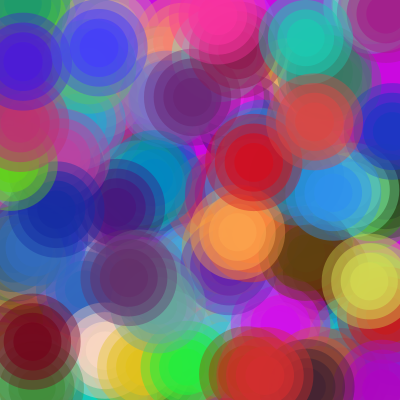
Frame 1 (no input)
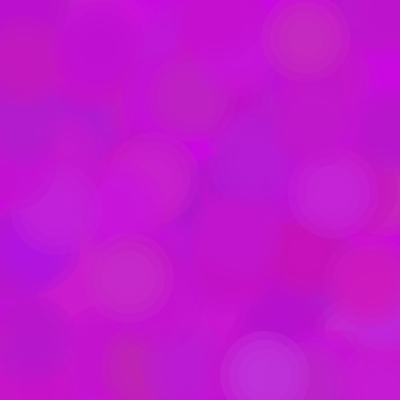
Frame 60 (the mouse pressed at the canvas centre just before this capture)
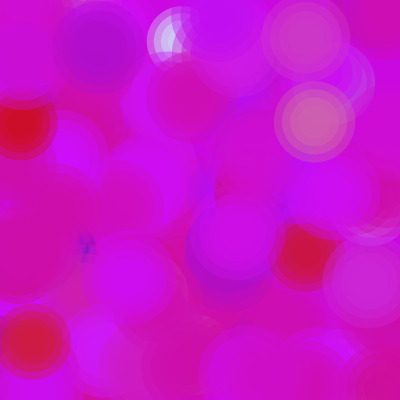
Frame 120 (the mouse held since frame 60 and released just before this capture)

The Processing sketch that drew these frames (run headless with seeded random() and noise(); from frame 60 on, the mouse is pressed at the canvas centre):

// Processing sketch: genetic_circles
// ── genetic_circles.pde
// define an arraylist of our population
ArrayList<DNA> dna;

// define our target color
int [] targetColor = {
  202, 9, 224
};

float mutationRate = 0.01;    // Mutation rate
int ranWait = 50;

void setup() {
  size(400, 400);

  dna = new ArrayList();

  // create the initial population
  int totalPopulation = 150;
  for (int i = 0; i < totalPopulation; i++) {
    dna.add( new DNA( random(width), random(height), (int)random(255), (int)random(255), (int)random(255)) );
  }
}

void draw() {
  background(targetColor[0], targetColor[1], targetColor[2]);
  noStroke();
  // loop through everybody and draw them
  float totalFitness = 0;
  for ( int i = 0; i < dna.size (); i++) {
    DNA d = dna.get(i);
    d.calculateFitness();
    totalFitness += d.fitness;
    d.update();
    d.display();
  }     

  if (dna.size()>0) totalFitness /= dna.size();
  println(totalFitness);
  ranWait = (int)map(mouseY,0,height,1,100);
  if (frameCount % ranWait == 0) { 
    nextGeneration();
    //ranWait = (int)map(totalFitness, .6, 1, 1, 100);//(int)random(20,100);
    //if(ranWait < 1) ranWait = 1;
    
  }
}


void nextGeneration() {

  ArrayList<DNA> matingPool = new ArrayList<DNA>();  // ArrayList which we will use for our "mating pool"

  for (int i = 0; i < dna.size (); i++) {
    int n = int(dna.get(i).fitness * 100);  // arbitrary mult, we can also use monte carlo methodiplier
    for (int j = 0; j < n; j++) {        // and pick two random numbers      
      matingPool.add(dna.get(i));
    }
  }


  for (int i = 0; i < dna.size (); i++) {
    int a = int(random(matingPool.size()));
    int b = int(random(matingPool.size()));
    DNA partnerA = matingPool.get(a);
    DNA partnerB = matingPool.get(b);
    DNA original = dna.get(i);
    DNA child = partnerA.crossover(partnerB,original);
    child.mutate(mutationRate);
    dna.set(i, child);
  }
}


void keyPressed() {
  if ( key == ' ') nextGeneration();
  else if ( key == 'x') { 
    for (int i = 0; i < targetColor.length; i++) {
      targetColor[i] = (int)random(255);
    }
  }
}


// ── DNA.pde
class DNA {

  //color c;
  float [] genes;
  float [] old_genes;

  PVector pos;

  float fitness;
  float old_fitness;

  DNA(float _x, float _y, int r, int g, int b) {
    genes = new float[3];
    old_genes = new float[3];
    genes[0] = r;
    genes[1] = b;
    genes[2] = g;

    for (int i = 0; i < old_genes.length; i++) {
      old_genes[i] = genes[i];
    }

    pos = new PVector(_x, _y);
    fitness = 1;
    old_fitness = 1;
  }

  void update() {


    for (int i =0; i < old_genes.length; i++) {
      old_genes[i] = (.9*old_genes[i] + .1*genes[i]);
    }

    old_fitness = .9*old_fitness+.1*fitness;
  }

  // simple drawing function
  void display() {

    int alpha = 100;
    int radius = 100;
    for ( int i = 0; i < 4; i++) {
      fill((int)old_genes[0], (int)old_genes[1], (int)old_genes[2], alpha);
      ellipse(pos.x, pos.y, radius*old_fitness, radius*old_fitness);
      alpha += 30;
      radius -= 20;
    }


    //ellipse(pos.x, pos.y, 20*fitness, 20*fitness);
  }

  void calculateFitness() {

    // score based on how close to target
    // how close is each color channel to target channe;
    float rDiff = abs(targetColor[0]-genes[0]);
    float gDiff = abs(targetColor[1]-genes[1]);
    float bDiff = abs(targetColor[2]-genes[2]);

    fitness = (rDiff + gDiff + bDiff) / (255*3);

    // so that 1 equals most fit and 0 least
    fitness = 1 - fitness;
  }


  DNA crossover(DNA partner, DNA original) {

    float [] childGenes = {
      0, 0, 0
    };

    // A new child
    DNA child = new DNA( original.pos.x, original.pos.y, 0, 0, 0);

    // randomly select "genes" from each parent
    for (int i = 0; i < genes.length; i++) {
      int randomParent = (int)random(2);
      if (randomParent == 0) childGenes[i] = genes[i];
      else childGenes[i] = partner.genes[i];
    }

    child.old_genes = original.old_genes;
    child.old_fitness = original.old_fitness;
    child.genes = childGenes;

    return child;
  }


  void mutate(float mutationRate) {

    for (int i = 0; i < genes.length; i++) {
      if (random(1) < mutationRate) {
        genes[i] = (int) random(255);
      }
    }
  }
}
